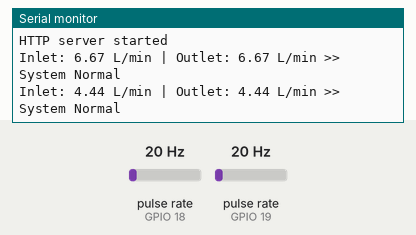
Recording of a sketch running on a simulated ESP32. Shown: the last lines printed to the serial monitor. Wiring (inferred from the names in the program): 2 × pulse sensor: data GPIO 18 / data GPIO 19. The inputs (shaded band) are chosen by the test bench; at power-on: pulse rate (sensors on GPIO 18, GPIO 19) 20 Hz. WiFi joins after 1.5 s; servers stay silent unless stated.

Above: at 2.7 s.
2.8 s: pulse rate (sensor on GPIO 18) set to 4 Hz
At 4.1 s:
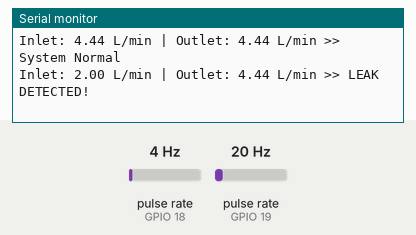
5.8 s: pulse rate (sensor on GPIO 19) set to 4 Hz
At 7.1 s:
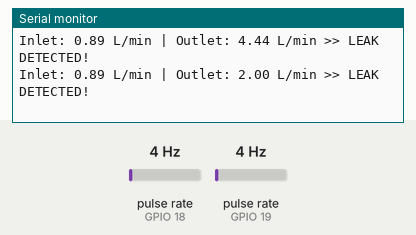
7.3 s: pulse rate (sensor on GPIO 18) set to 50 Hz
At 8.3 s:
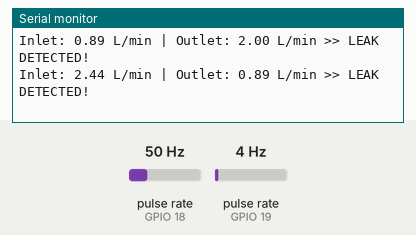
8.8 s: pulse rate (sensor on GPIO 19) set to 50 Hz
At 10.0 s:
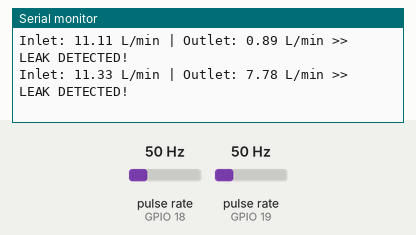
Timing chart, 0 to 11.3 s (numbered marks = the images above; inputs shaded):
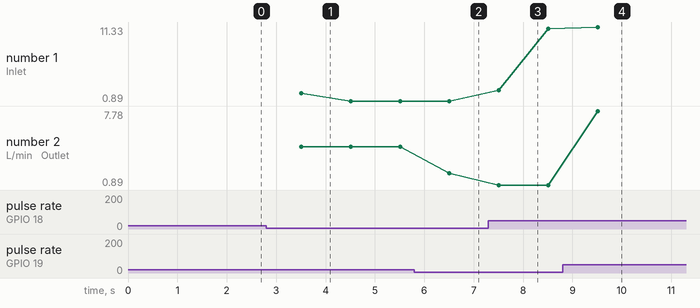

The sketch:

leak_detection_using_esp32_flowrate_sensor.ino
```cpp
#include <WiFi.h>
#include <WebServer.h>

// WiFi credentials
const char* ssid = "Projects"; //change it to your ssid
const char* password = "12345678@";//change it to your password

// Flow sensor pins
#define FLOW_SENSOR1 18
#define FLOW_SENSOR2 19

volatile int flowCount1 = 0;
volatile int flowCount2 = 0;

float calibrationFactor = 4.5; // Pulses per second per L/min

WebServer server(80);
String htmlContent;  // Global HTML string

// Interrupt functions
void IRAM_ATTR flow1() { flowCount1++; }
void IRAM_ATTR flow2() { flowCount2++; }

void setup() {
  Serial.begin(115200);

  // Set pin modes
  pinMode(FLOW_SENSOR1, INPUT_PULLUP);
  pinMode(FLOW_SENSOR2, INPUT_PULLUP);

  // Attach interrupts
  attachInterrupt(digitalPinToInterrupt(FLOW_SENSOR1), flow1, RISING);
  attachInterrupt(digitalPinToInterrupt(FLOW_SENSOR2), flow2, RISING);

  // Connect to WiFi
  WiFi.begin(ssid, password);
  Serial.print("Connecting to WiFi");
  while (WiFi.status() != WL_CONNECTED) {
    delay(500);
    Serial.print(".");
  }

  Serial.println("\nConnected! IP address: ");
  Serial.println(WiFi.localIP());

  // Start web server
  server.on("/", handleRoot);
  server.begin();
  Serial.println("HTTP server started");
}

void loop() {
  static unsigned long lastMillis = 0;
  static float flowRate1 = 0;
  static float flowRate2 = 0;
  static String leakStatus = "Checking...";
  static String statusColor = "#FFA500";
  static String statusIcon = "🔍";

  server.handleClient();  // Handle web client requests

  // Run once every second
  if (millis() - lastMillis >= 1000) {
    noInterrupts();  // Temporarily disable interrupts to safely read counts
    int count1 = flowCount1;
    int count2 = flowCount2;
    flowCount1 = 0;
    flowCount2 = 0;
    interrupts();  // Re-enable interrupts

    flowRate1 = count1 / calibrationFactor;
    flowRate2 = count2 / calibrationFactor;

    float diff = abs(flowRate1 - flowRate2);

    if (diff > 0.9) {
      leakStatus = "LEAK DETECTED!";
      statusColor = "#FF4444";
      statusIcon = "⚠️";
    } else {
      leakStatus = "System Normal";
      statusColor = "#00AA00";
      statusIcon = "✅";
    }

    // Print to serial monitor
    Serial.print("Inlet: ");
    Serial.print(flowRate1);
    Serial.print(" L/min | Outlet: ");
    Serial.print(flowRate2);
    Serial.print(" L/min >> ");
    Serial.println(leakStatus);

    // Update HTML content with enhanced styling
    htmlContent = "<!DOCTYPE html><html><head><meta charset='UTF-8'>"
                  "<meta http-equiv='refresh' content='1'/>"
                  "<meta name='viewport' content='width=device-width, initial-scale=1.0'>"
                  "<title>Flow Monitor Dashboard</title>"
                  "<style>"
                  "* { margin: 0; padding: 0; box-sizing: border-box; }"
                  "body { font-family: 'Segoe UI', Tahoma, Geneva, Verdana, sans-serif; "
                  "background: linear-gradient(135deg, #667eea 0%, #764ba2 100%); "
                  "min-height: 100vh; padding: 20px; }"
                  ".container { max-width: 800px; margin: 0 auto; }"
                  ".header { background: rgba(255,255,255,0.95); "
                  "border-radius: 15px; padding: 30px; margin-bottom: 20px; "
                  "box-shadow: 0 8px 32px rgba(0,0,0,0.1); "
                  "backdrop-filter: blur(10px); text-align: center; }"
                  ".title { color: #2c3e50; font-size: 2.5em; margin-bottom: 10px; "
                  "text-shadow: 2px 2px 4px rgba(0,0,0,0.1); }"
                  ".subtitle { color: #7f8c8d; font-size: 1.1em; }"
                  ".dashboard { display: grid; grid-template-columns: 1fr 1fr; "
                  "gap: 20px; margin-bottom: 20px; }"
                  ".sensor-card { background: rgba(255,255,255,0.95); "
                  "border-radius: 15px; padding: 25px; text-align: center; "
                  "box-shadow: 0 8px 32px rgba(0,0,0,0.1); "
                  "backdrop-filter: blur(10px); transition: transform 0.3s ease; }"
                  ".sensor-card:hover { transform: translateY(-5px); }"
                  ".sensor-title { color: #34495e; font-size: 1.3em; "
                  "margin-bottom: 15px; font-weight: 600; }"
                  ".flow-value { font-size: 2.2em; font-weight: bold; "
                  "margin-bottom: 5px; }"
                  ".inlet-value { color: #3498db; }"
                  ".outlet-value { color: #e74c3c; }"
                  ".unit { color: #7f8c8d; font-size: 0.8em; }"
                  ".status-card { background: rgba(255,255,255,0.95); "
                  "border-radius: 15px; padding: 30px; text-align: center; "
                  "box-shadow: 0 8px 32px rgba(0,0,0,0.1); "
                  "backdrop-filter: blur(10px); grid-column: 1 / -1; }"
                  ".status-icon { font-size: 3em; margin-bottom: 15px; }"
                  ".status-text { font-size: 1.8em; font-weight: bold; "
                  "margin-bottom: 10px; }"
                  ".status-description { color: #7f8c8d; font-size: 1em; }"
                  ".pulse { animation: pulse 2s infinite; }"
                  "@keyframes pulse { 0% { opacity: 1; } 50% { opacity: 0.7; } 100% { opacity: 1; } }"
                  ".flow-difference { margin-top: 15px; padding: 10px; "
                  "background: rgba(52,73,94,0.1); border-radius: 8px; }"
                  ".diff-label { color: #7f8c8d; font-size: 0.9em; margin-bottom: 5px; }"
                  ".diff-value { font-size: 1.3em; font-weight: bold; color: #2c3e50; }"
                  "@media (max-width: 600px) { "
                  ".dashboard { grid-template-columns: 1fr; } "
                  ".title { font-size: 2em; } }"
                  "</style>"
                  "</head><body>"
                  "<div class='container'>"
                  "<div class='header'>"
                  "<h1 class='title'>Flow Monitor Dashboard</h1>"
                  "<p class='subtitle'>Real-time Water Flow & Leak Detection System</p>"
                  "</div>"
                  "<div class='dashboard'>"
                  "<div class='sensor-card'>"
                  "<div class='sensor-title'>Inlet Sensor</div>"
                  "<div class='flow-value inlet-value'>" + String(flowRate1, 2) + "</div>"
                  "<div class='unit'>L/min</div>"
                  "</div>"
                  "<div class='sensor-card'>"
                  "<div class='sensor-title'>Outlet Sensor</div>"
                  "<div class='flow-value outlet-value'>" + String(flowRate2, 2) + "</div>"
                  "<div class='unit'>L/min</div>"
                  "</div>"
                  "<div class='status-card'>"
                  "<div class='status-icon " + ((leakStatus == "LEAK DETECTED!") ? "pulse" : "") + "'>" + statusIcon + "</div>"
                  "<div class='status-text' style='color: " + statusColor + ";'>" + leakStatus + "</div>"
                  "<div class='status-description'>" +
                  ((leakStatus == "LEAK DETECTED!") ? "Immediate attention required!" : "All systems operating normally") + "</div>"
                  "<div class='flow-difference'>"
                  "<div class='diff-label'>Flow Difference</div>"
                  "<div class='diff-value'>" + String(abs(flowRate1 - flowRate2), 2) + " L/min</div>"
                  "</div>"
                  "</div>"
                  "</div>"
                  "</div>"
                  "</body></html>";

    lastMillis = millis();
  }
}

// Handle web request
void handleRoot() {
  server.send(200, "text/html", htmlContent);
}
```

Measured:
- after the input at 2.8 s, the serial monitor: prints a new line after 0.71 s (image 1)
- after the input at 5.8 s, the serial monitor: prints a new line after 0.71 s (image 2)
- after the input at 7.3 s, the serial monitor: prints a new line after 0.21 s (image 3)
- after the input at 8.8 s, the serial monitor: prints a new line after 0.71 s (image 4)
- plotted number 1: 0.89 → 11.11 after the input at 7.3 s
- plotted number 2: 0.89 → 7.78 after the input at 8.8 s
